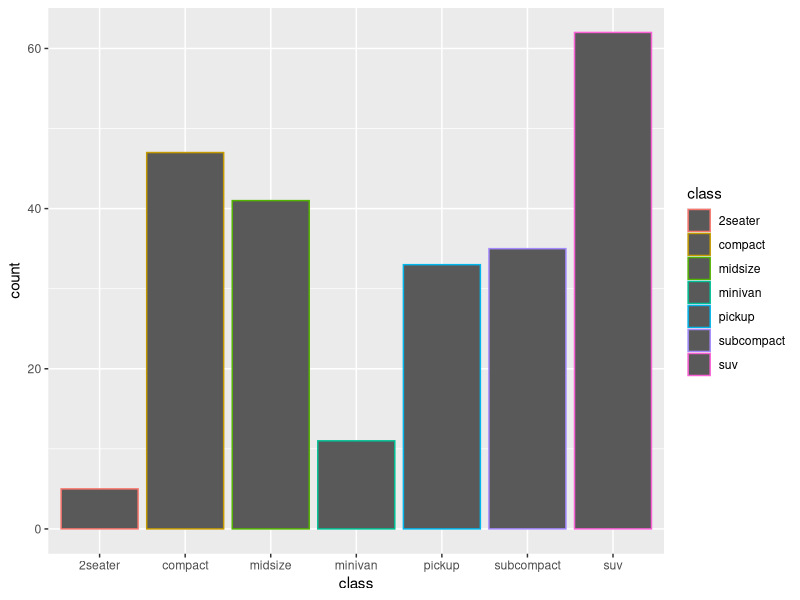
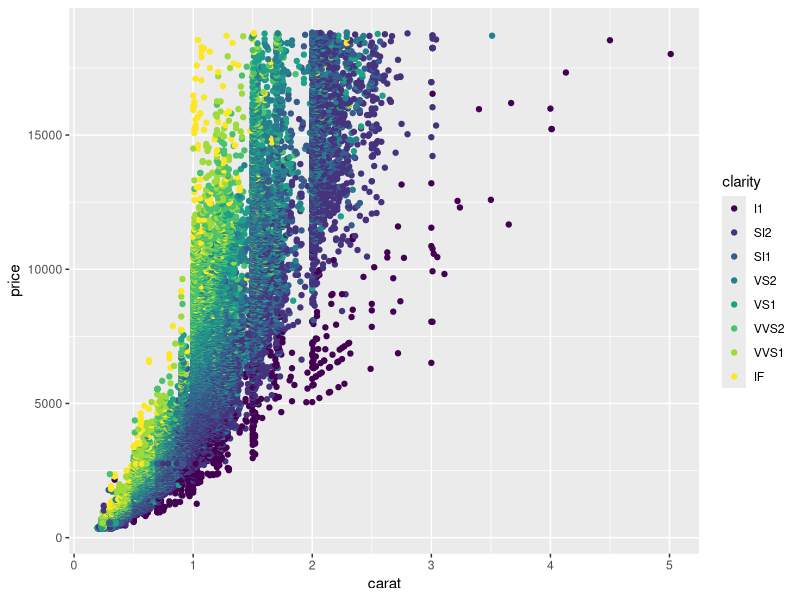
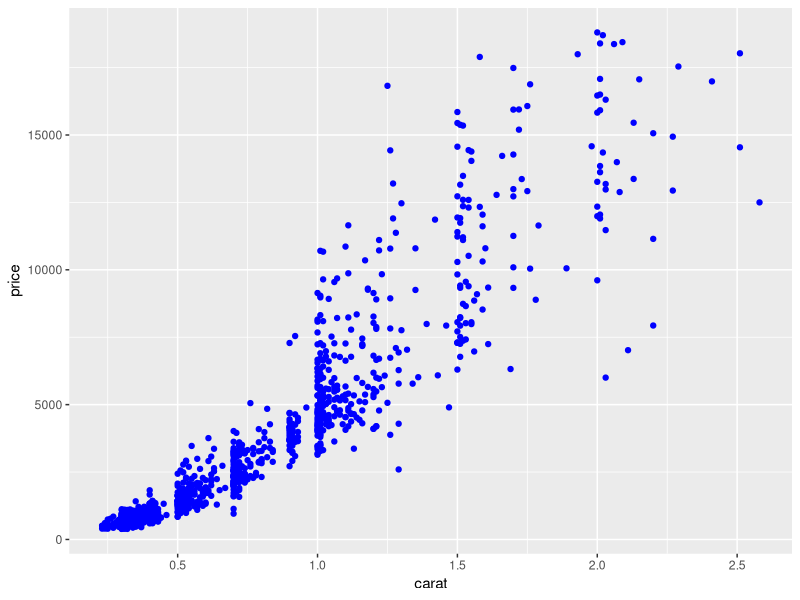
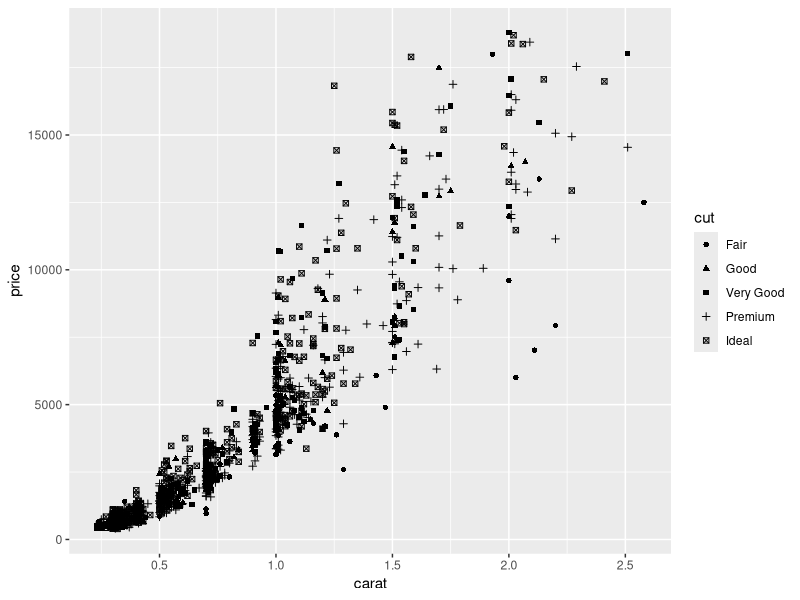
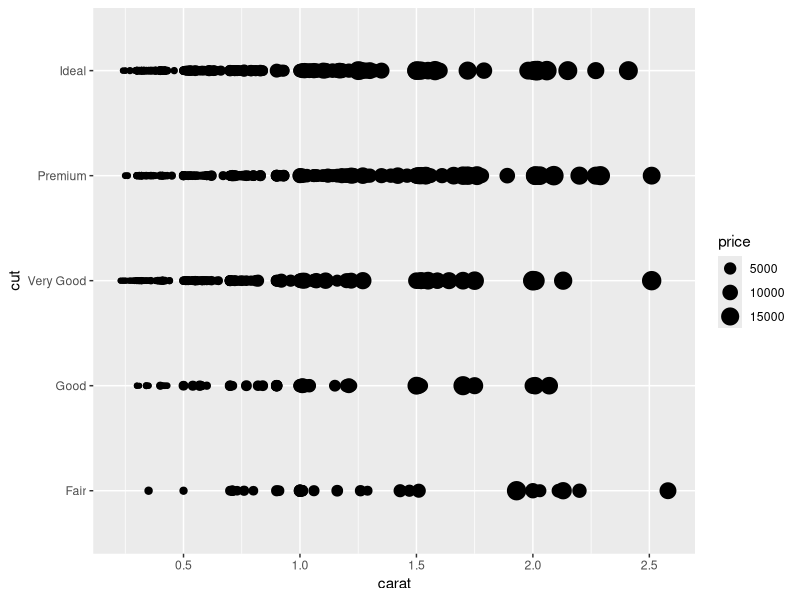
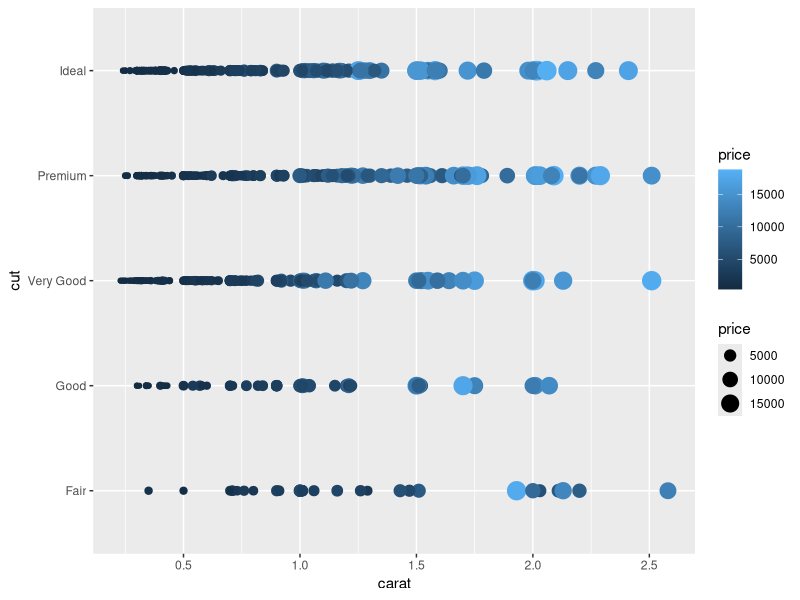

The R script that drew these images, in order:
# Exercise 1: ggplot2 basics

# Install and load `ggplot2`
# You will also want to load `dplyr`
install.packages("ggplot2")
library(ggplot2)
library(dplyr)

# For this exercise you'll be working with the `diamonds` data set included in the ggplot2 library
# Use `?diamonds` to get more information about this data set (including the column descriptions
# Also check the _column names_ and the _number of rows_ in the data set
#ggplot(data = mpg) +
 # geom_point(mapping = aes(x = displ, y = hwy, color = class), size = 4)
#aes is an aesthetic #color is based on class


ggplot(data = mpg) +
  geom_bar(mapping = aes(x = class, color = class))
# here you don't need a y, it's auto-aggregated


# This data set has a lot of rows. To make things a bit more readable,
# use dplyr's `sample_n()` function to get a random 1000 rows from the data set
# Store this sample in a variable `diamonds.sample`

diamonds.sample <- sample_n(diamonds, 1000)

# Start by making a new `ggplot` with the `diamonds.sample` as the data (no geometry yet)
# What do you see? Nothing yet...
#ggplot(data = diamonds.sample)

# Draw a scatter plot (with point geometry) with for the `diamonds.sample` set,
# with the `carat` mapped to the x-position and `price` mapped to the y-position.
#ggplot(data = diamonds.sample, mapping = aes(x = carat, y = price)) +
    geom_point()


# Draw the same plot as above, but color each of the points based on their clarity.
#ggplot(data = diamonds.sample, mapping = aes(x = carat, y = price, color = clarity)) +
  geom_point()

# Draw the same plot as above, but for the entire `diamonds` data set. Note this may take
# a few seconds to generate.
ggplot(data = diamonds, mapping = aes(x = carat, y = price, color = clarity)) +
  geom_point()
View(diamonds)

# Draw another scatter plot for `diamonds.sample` of price (y) by carat (x),
# but with all of the dots colored "blue".
# Hint: you'll need to set the color channel, not map a value to it!
ggplot(data = diamonds.sample, mapping = aes(y = price, x = carat)) + 
  geom_point(color = "blue")

# Draw a scatter plot for `diamonds.sample` of `price` by `carat`, where each
# point has an aesthetic _shape_ based on the diamond's `cut`.
ggplot(data = diamonds.sample, mapping = aes(y = price, x = carat, shape = cut)) +
  geom_point()

# Draw a scatter plot for `diamonds.sample` of *`cut`* by `carat`, where each
# point has an aesthetic _size_ based on the diamond's *`price`*
ggplot(data = diamonds.sample, mapping = aes(y = cut, x = carat, size = price)) +
  geom_point()

# Try coloring the above plot based on the diamond's price!
ggplot(data = diamonds.sample, mapping = aes(y = cut, x = carat, size = price, color = price)) +
  geom_point()

# Draw a line plot (with line geometry) for `diamonds.sample`. The x-position should be mapped to
# carat, y-position to price, and color to carat.


# That's kind of messy. Try using `smooth` geometry instead.


# Draw a plot with bar geometry (a bar chart), mapping the diamond's `cut` to the x-axis


# Add an aesthetic property that will _fill_ each bar geometry based on the `clarity` of the diamonds
# What kind of chart do you get?


# Draw a histogram of diamond prices.
# Try mapping each bar based on clarity as well!


# (For a more traditional "bell-curve", make a histogram of diamond `depths`)

# Draw a plot of the `diamonds.sample` data (price by carat), with both points for each
# diamond AND smoothed lines for each cut (hint: in a separate color)
# Making the points have some `alpha` transparency will make the plot look nicer

# multiple geoms (point & smooth)


## Bonus
# Draw a bar chart of average diamond prices by clarity, and include "error bars" marking
# the standard error of each measurement.
#
# You can calculate standard error as the _standard deviation_ divided by the square root
# of the number of measurements (prices)

# Start by creating a data frame `diamond.summary` that includes summarized data for each clarity group.
# Your summary data shuld include the mean price and the standard error of the price.


# Then draw the plot. The error bars should stretch from the mean-error to the mean+error.
